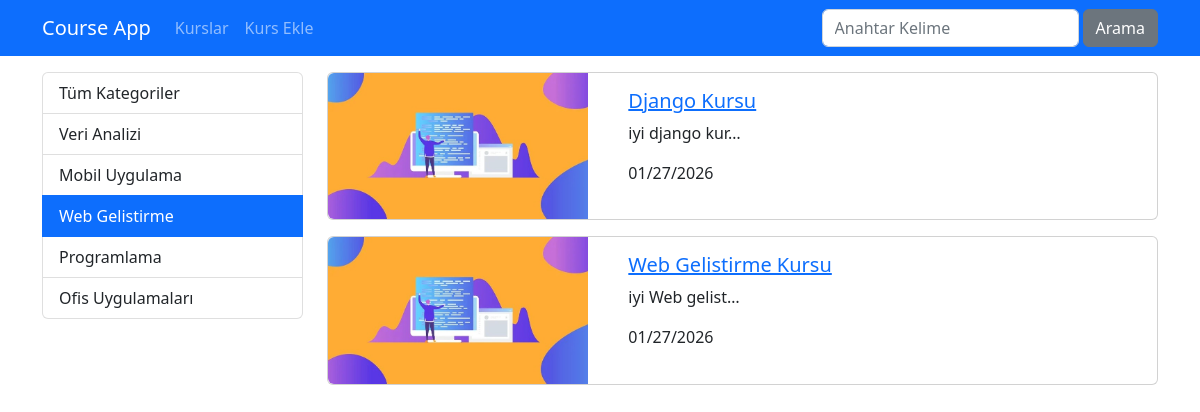
Before: /kurslar/kategori/web-gelistirme with the older database file.
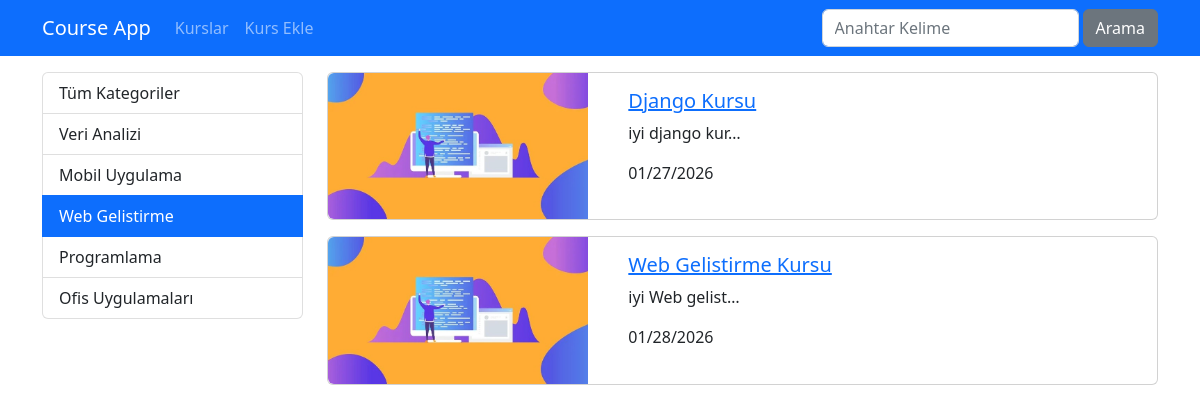
After: the same page with the newer database file.
### courses/models.py (models this page shows, shortened)
class Course(models.Model):
    title = models.CharField(max_length=50,null=True)
    description = models.TextField()
    imageUrl = models.CharField(max_length=50, blank=False)
    date = models.DateField(auto_now = True)
    isActive = models.BooleanField(default=False)
    isHome = models.BooleanField(default=False)
    slug = models.SlugField(default="", blank=True, null=False, unique = True, db_index=True)
    categories = models.ManyToManyField(Category)

### courses/views.py (the view)
# urls.py: path('kategori/<str:slug>',views.getCoursesByCategory,name='courses_by_category'),
def getCoursesByCategory(request,slug):
    kurslar = Course.objects.filter(categories__slug = slug, isActive = True).order_by("date")
    kategoriler = Category.objects.all()
    paginator = Paginator(kurslar, 3)
    page = request.GET.get("page",1)
    page_obj = paginator.page(page)
    return render(request, 'courses/list.html', {
        'categories': kategoriler,
        'page_obj':page_obj,
        'seciliKategori':slug
    })

### courses/templates/courses/list.html (shortened to what this page needs)
{% extends 'layout.html'%}
{% load static %}
{% block css_files %}
    <link rel="stylesheet" href="{% static 'courses/css/style.css' %}">
{% endblock  %}
{% block content %}
     <div class="container mt-3">
            <div class="row">
                <div class="col-3">
                    {% include "courses/partials/_categories.html" %}
                </div>
                <div class="col-9">
                    {% for course in page_obj.object_list  %}
                            {% include "courses/partials/_course.html" %}
                    {% endfor %}
                </div>
            </div>
        </div>
{% endblock %}

### courses/templates/courses/partials/_course.html
 {% load static %}
 <div class="card mb-3">
                            <div class="row">
                                    <div class="col-4">
                                        <img src = "{% static "courses/img/"|add:course.imageUrl %}" alt="{{course.title}}" class = "img-fluid rounded-start">
                                    </div>
                                    <div class="col-8">
                                        <div class="card-body">
                                            <h5 class="card-title">
                                                <a href="{% url 'course_details' course.slug %}">
                                                    {{ course.title|title }}
                                                </a>
                                            </h5>
                                            <p class="card-text">{{ course.description|truncatechars:15 }}</p>
                                            <p>{{course.date|date:"SHORT_DATE_FORMAT"}}</p>
                                        </div>
                                    </div>
                            </div>
</div>

Changed rows visible on the page:
changed Course "Web Gelistirme Kursu": date "01/27/2026" → "01/28/2026"
